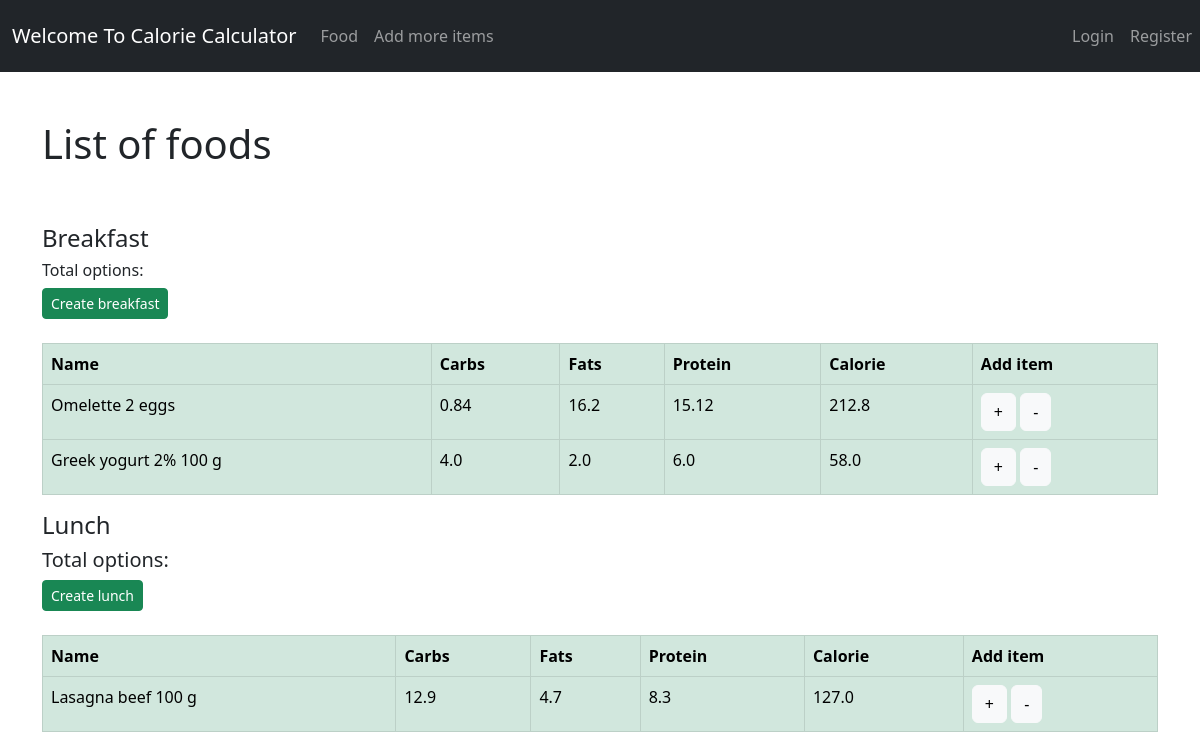
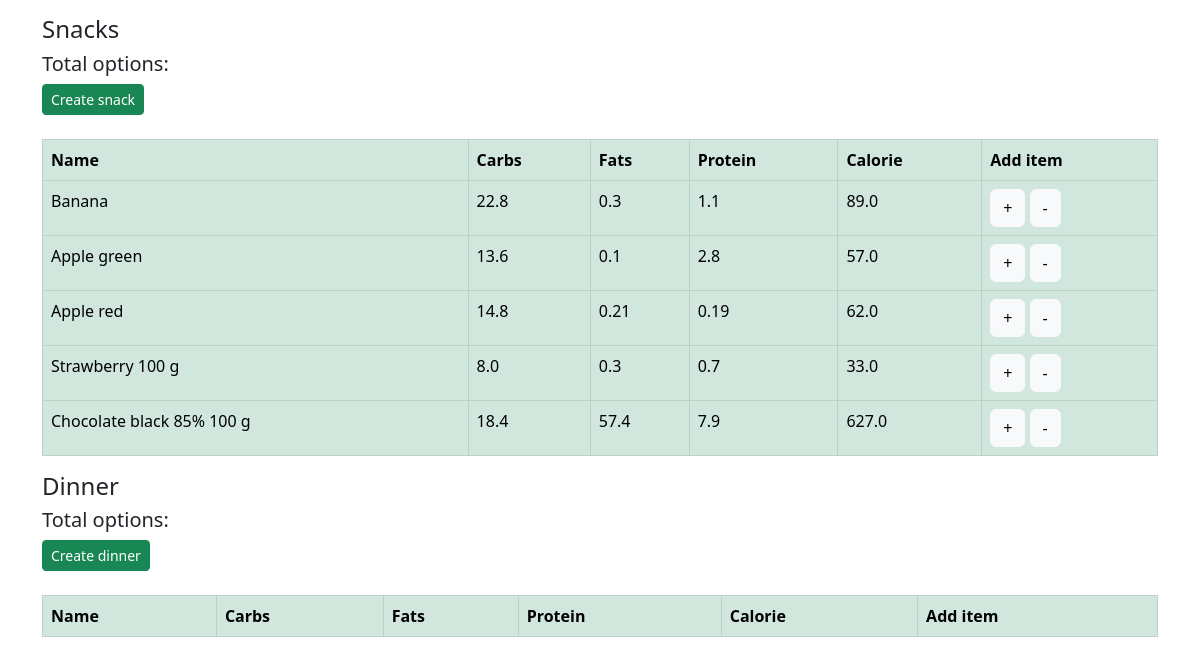
Page /food/ on the earlier database version (2 pictures, top to bottom).
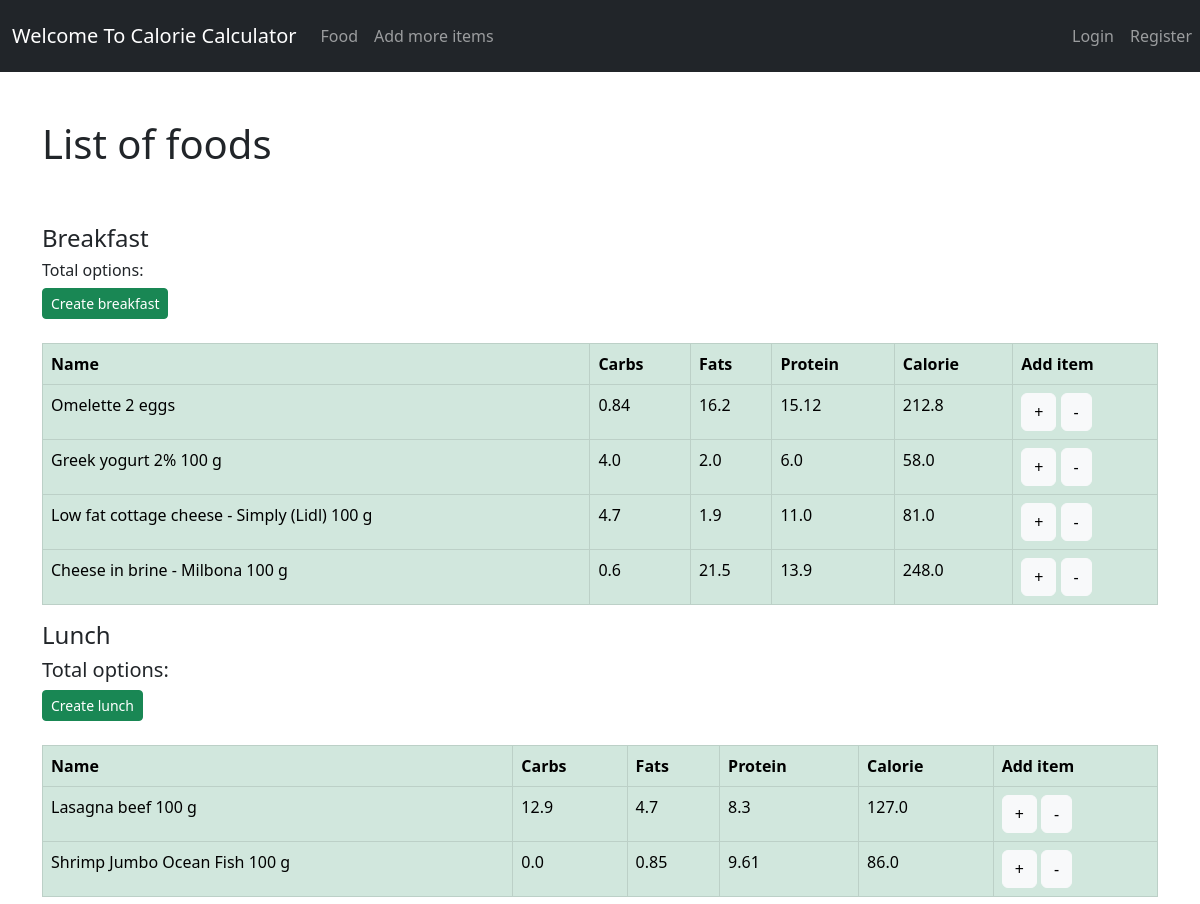
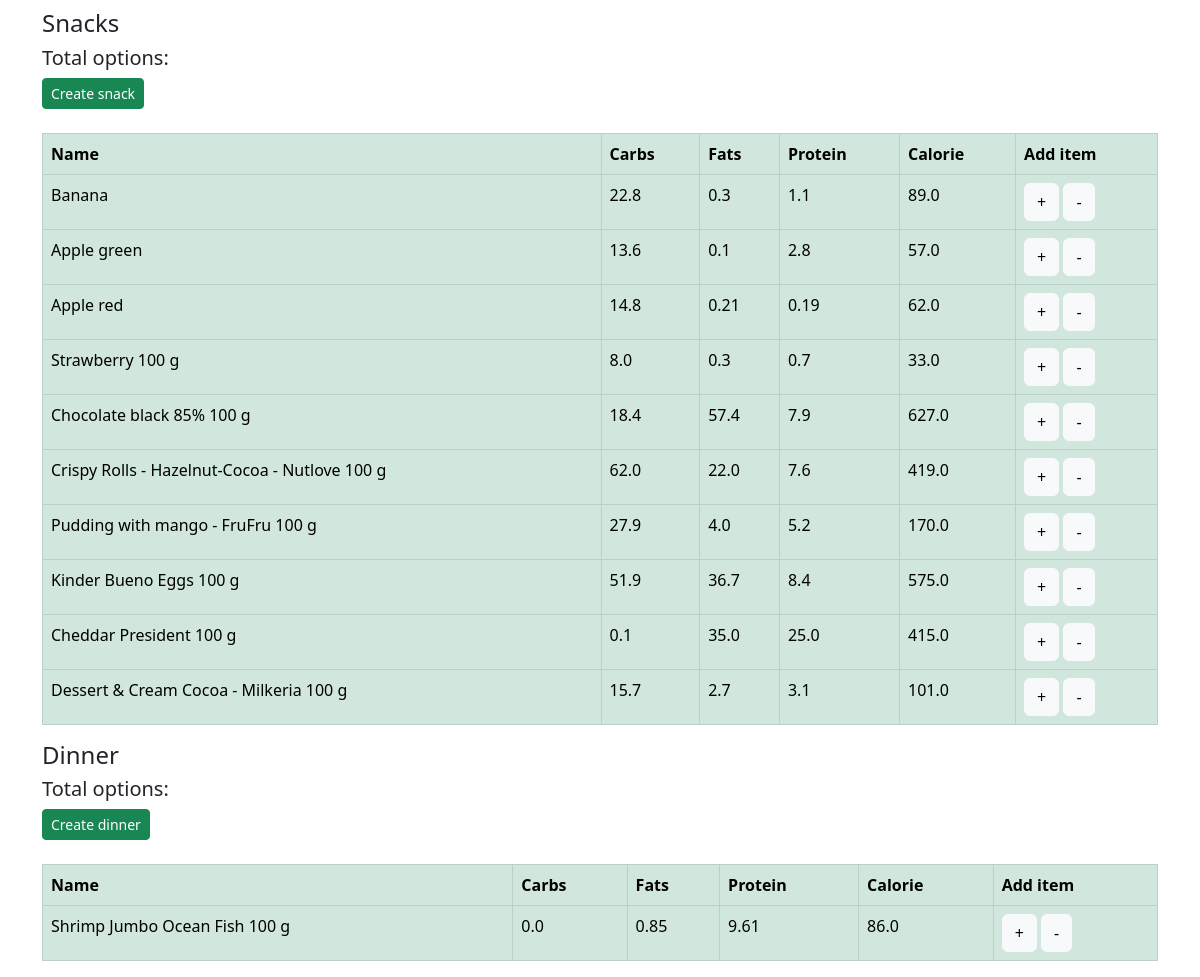
Same page on the later database version (2 pictures, top to bottom).
### calorie/models.py (models this page shows, shortened)
class Food(models.Model):
    name = models.CharField(max_length=200)
    category = models.ForeignKey(Category, on_delete=models.CASCADE)
    carbohydrate = models.FloatField()
    fats = models.FloatField()
    protein = models.FloatField()
    calorie = models.FloatField(default=0, blank=True)
    quantity = models.IntegerField(default=1, null=True, blank=True)

### calorie/views.py (the view, shortened to what this page needs)
# urls.py: path('food/', views.home, name='food_item'),
def home(request):
    food = Food.objects.all()
    lunch = []
    snacks = []
    breakfast = []
    dinner = []
    customers = []
    for f in food:
        if f.category.name == "snacks":
            snacks.append(f)
        elif f.category.name == "lunch":
            lunch.append(f)
        elif f.category.name == "dinner":
            dinner.append(f)
        elif f.category.name == "breakfast":
            breakfast.append(f)
        else:
            customers.append(f)
    context = {
        'breakfast': breakfast,
        'lunch': lunch,
        'dinner': dinner,
        'snacks': snacks,
        'customers': customers,
    }
    return render(request, 'calorie/fooditem.html', context)

### templates/calorie/fooditem.html (shortened to what this page needs)
{% extends 'base.html' %}
{% load static %}
{% block content %}
    <div class="flex-box-row">
        <h1>List of foods</h1>
        <br>
        <br>
        <h4 id="heading">Breakfast</h4>
        <h6>Total options:{{ bcnt }}</h6>
        <a class="btn btn-success  btn-sm" href="{% url 'create_food_item' %}">Create breakfast</a>
        <table class="table table-succes table-success table-hover table-bordered">
            <br>
            <br>
            <tr>
                <th>Name</th>
                <th>Carbs</th>
                <th>Fats</th>
                <th>Protein</th>
                <th>Calorie</th>
                <th>Add item</th>
            </tr>
            {% for items in breakfast %}
                <tr>
                    <td>{{ items.name }} </td>
                    <td>{{ items.carbohydrate }} </td>
                    <td>{{ items.fats }} </td>
                    <td>{{ items.protein }} </td>
                    <td>{{ items.calorie }} </td>
                    <td>
                        <form method="post">
                            <button type="submit" class="btn btn-light" name="addToMyListButton" value={{ items.pk }}>+</button>
                            <button type="submit" class="btn btn-light" name="deleteFromMyListButton" value={{ items.pk }}>-</button>
                        </form>
                    </td>
                </tr>
            {% endfor %}
        </table>
    </div>
    <br>
    <div class="flex-box-row">
        <h4 id="heading">Lunch</h4>
        <h5>Total options:{{ lcnt }}</h5>
        <a class="btn btn-success  btn-sm" href="{% url 'create_food_item' %}">Create lunch</a>
        <table class="table table-succes table-success table-hover table-bordered">
            <br>
            <br>
            <tr>
                <th>Name</th>
                <th>Carbs</th>
                <th>Fats</th>
                <th>Protein</th>
                <th>Calorie</th>
                <th>Add item</th>
            </tr>
            {% for items in lunch %}
                <tr>
                    <td>{{ items.name }} </td>
                    <td>{{ items.carbohydrate }} </td>
                    <td>{{ items.fats }} </td>
                    <td>{{ items.protein }} </td>
                    <td>{{ items.calorie }} </td>
                    <td>
                        <form method="post">
                            <button type="submit" class="btn btn-light" name="addToMyListButton" value={{ items.pk }}>+</button>
                            <button type="submit" class="btn btn-light" name="deleteFromMyListButton" value={{ items.pk }}>-</button>
                        </form>
                    </td>
                </tr>
            {% endfor %}
        </table>
    </div>
    <br>
    <div class="flex-box-row">
        <h4 id="heading ">Snacks</h4>
        <h5>Total options:{{ scnt }}</h5>
        <a class="btn btn-success  btn-sm" href="{% url 'create_food_item' %}">Create snack</a>
        <br>
        <br>
        <table class="table table-succes table-success table-hover table-bordered">
            <tr>
                <th>Name</th>
                <th>Carbs</th>
                <th>Fats</th>
                <th>Protein</th>
                <th>Calorie</th>
                <th>Add item</th>
            </tr>
            {% for items in snacks %}
                <tr>
                    <td>{{ items.name }} </td>
                    <td>{{ items.carbohydrate }} </td>
                    <td>{{ items.fats }} </td>
                    <td>{{ items.protein }} </td>
                    <td>{{ items.calorie }} </td>
                    <td>
                        <form method="post">
                            <button type="submit" class="btn btn-light" name="addToMyListButton" value={{ items.pk }}>+</button>
                            <button type="submit" class="btn btn-light" name="deleteFromMyListButton" value={{ items.pk }}>-</button>
                        </form>
                    </td>
                </tr>
            {% endfor %}
        </table>
    </div>
    <br>
    <div class="flex-box-row">
        <h4 id="heading">Dinner</h4>
        <h5>Total options:{{ dcnt }}</h5>
        <a class="btn btn-success  btn-sm" href="{% url 'create_food_item' %}">Create dinner</a>
        <table class="table table-succes table-success table-hover table-bordered">
            <br>
            <br>
            <tr>
                <th>Name</th>
                <th>Carbs</th>
                <th>Fats</th>
                <th>Protein</th>
                <th>Calorie</th>
                <th>Add item</th>
            </tr>
            {% for items in dinner %}
                <tr>
                    <td>{{ items.name }} </td>
                    <td>{{ items.carbohydrate }} </td>
                    <td>{{ items.fats }} </td>
                    <td>{{ items.protein }} </td>
                    <td>{{ items.calorie }} </td>
                    <td>
                        <form method="post">
                            <button type="submit" class="btn btn-light" name="addToMyListButton" value={{ items.pk }}>+</button>
                            <button type="submit" class="btn btn-light" name="deleteFromMyListButton" value={{ items.pk }}>-</button>
                        </form>
                    </td>
                </tr>
            {% endfor %}
        </table>
    </div>
    <br>
    </div>
{% endblock %}

### templates/base.html (shortened to what this page needs)
{% load static %}
<!DOCTYPE html>
<html lang="en">
<head>
    <link href="https://cdn.jsdelivr.net/npm/bootstrap@5.3.0-alpha1/dist/css/bootstrap.min.css" rel="stylesheet"
>
    <link href="{% static 'css/my_style.css' %}" rel="stylesheet">
</head>
<body>
{% include 'navbar.html' %}
<br>
<br>
<div class="container">
<div class="row">
    {% block content %}{% endblock %}
</div>
</body>
</html>

### templates/navbar.html (shortened to what this page needs)
{% load static %}
<nav class="navbar navbar-expand-lg navbar-dark bg-dark ">
    <div class="container-fluid">
        <a class="navbar-brand" href="{% url 'login_link' %}">Welcome To Calorie Calculator</a>
        <div class="collapse navbar-collapse" id="navbarNav">
            <ul class="navbar-nav">
                <li class="nav-item">
                    <a class="nav-link" aria-current="page" href="{% url 'food_item' %}">Food</a>
                </li>
                <li class="nav-item">
                    <a class="nav-link" href="{% url 'create_food_item' %}">Add more items</a>
                </li>
            </ul>
        </div>
    </div>
    <div class="navbar-nav nav-link">
        {% if user.is_authenticated %}
                <li class="nav-item dropdown ">
                    <a class="nav-link dropdown-toggle"  href="#" role="button"
                       data-bs-toggle="dropdown"
                       aria-expanded="false">
                        Details for {{ request.user }}
                    </a>
                    <ul class="dropdown-menu">
                        <li><a class="dropdown-item " href="{% url 'total_per_day' %}">Total calories</a></li>
                        <li><a class="dropdown-item" href="{% url 'history' %}">History</a></li>
                    </ul>
                </li>
                <a class="nav-item nav-link" href="{% url 'logout_link' %}">Logout</a>
        {% else %}
            <a class="nav-item nav-link" href="{% url 'login_link' %}">Login</a>
            <a class="nav-item nav-link" href="{% url 'register_link' %}">Register</a>
        {% endif %}
    </div>
</nav>

Differences in the rows shown:
added Food: name "Low fat cottage cheese - Simply (Lidl) 100 g", carbohydrate "4.7", fats "1.9", protein "11.0", calorie "81.0", {{ items.pk }} 13 (drawn), shown under "Total options:"
added Food: name "Cheese in brine - Milbona 100 g", carbohydrate "0.6", fats "21.5", protein "13.9", calorie "248.0", {{ items.pk }} 14 (drawn), shown under "Total options:"
added Food: name "Shrimp Jumbo Ocean Fish 100 g", carbohydrate "0.0", fats "0.85", protein "9.61", calorie "86.0", {{ items.pk }} 22 (drawn), shown under "Total options:"
added Food: name "Crispy Rolls - Hazelnut-Cocoa - Nutlove 100 g", carbohydrate "62.0", fats "22.0", protein "7.6", calorie "419.0", {{ items.pk }} 15 (drawn), shown under "Total options:"
added Food: name "Pudding with mango - FruFru 100 g", carbohydrate "27.9", fats "4.0", protein "5.2", calorie "170.0", {{ items.pk }} 16 (drawn), shown under "Total options:"
added Food: name "Kinder Bueno Eggs 100 g", carbohydrate "51.9", fats "36.7", protein "8.4", calorie "575.0", {{ items.pk }} 17 (drawn), shown under "Total options:"
added Food: name "Cheddar President 100 g", carbohydrate "0.1", fats "35.0", protein "25.0", calorie "415.0", {{ items.pk }} 18 (drawn), shown under "Total options:"
added Food: name "Dessert & Cream Cocoa - Milkeria 100 g", carbohydrate "15.7", fats "2.7", protein "3.1", calorie "101.0", {{ items.pk }} 19 (drawn), shown under "Total options:"
added Food: name "Shrimp Jumbo Ocean Fish 100 g", carbohydrate "0.0", fats "0.85", protein "9.61", calorie "86.0", {{ items.pk }} 21 (drawn), shown under "Total options:"
